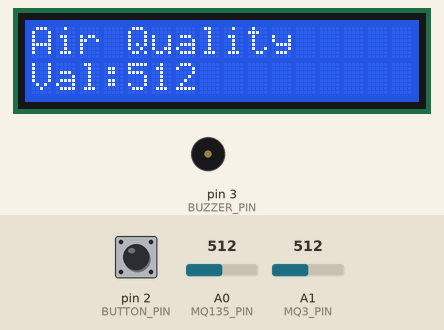
A sketch run on a simulated Arduino Uno, built with avr-gcc and run on an emulated ATmega328P. Shown: 16×2 character LCD, buzzer (waves = sounding, pin HIGH). The test bench sets the inputs (shaded band); at power-on: A0 (MQ135_PIN) = 512, pin 2 (BUTTON_PIN) HIGH, A1 (MQ3_PIN) = 512.

Above: at 3.2 s.
3.3 s: A0 (MQ135_PIN) set to 591
At 4.5 s:
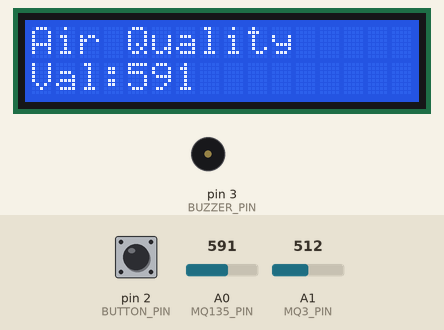
4.8 s: A0 (MQ135_PIN) set to 610
At 6.1 s:
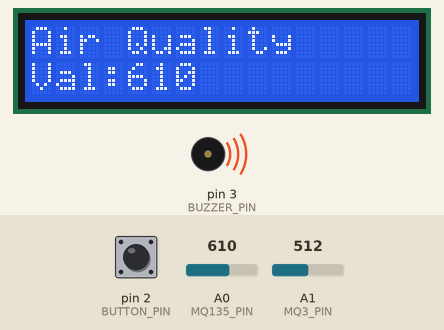
6.4 s: pin 2 (BUTTON_PIN) pulled LOW for 0.4 s
At 7.2 s:
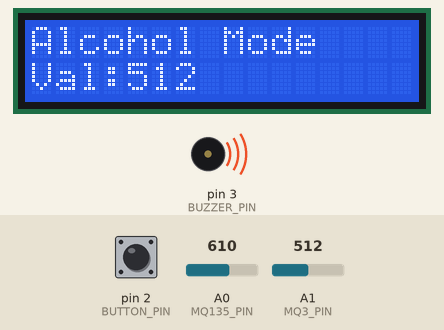
8.3 s: A1 (MQ3_PIN) set to 313
At 8.9 s:
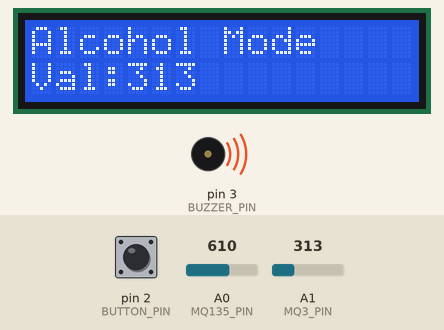
9.9 s: A1 (MQ3_PIN) set to 282
At 10.5 s:
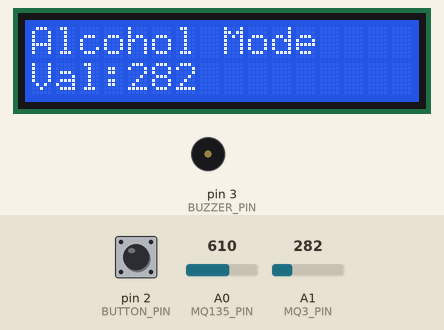
11.5 s: A1 (MQ3_PIN) set to 306
At 12.2 s:
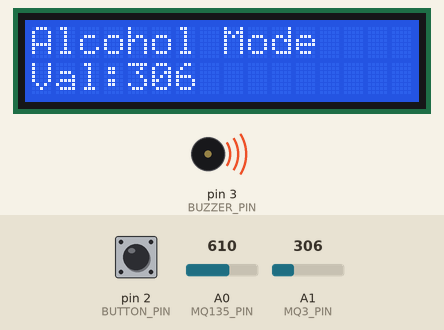
Timing chart, 0 to 14.1 s (numbered marks = the images above; inputs shaded):
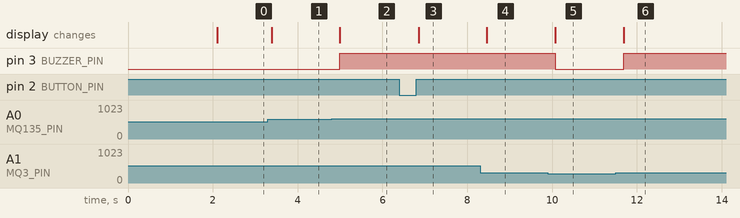

Measured:
- the behaviour switches between 600 and 601 on A0 (MQ135_PIN) (found by bisection; images 1 and 2)
- the behaviour switches between 301 and 300 on A1 (MQ3_PIN) (found by bisection; images 4 and 5)
- after the input at 3.3 s, the display: changes after 0.09 s (image 1)
- after the input at 4.8 s, pin 3 (BUZZER_PIN): LOW → HIGH after 0.19 s; the display: changes after 0.19 s (image 2)
- after the input at 6.4 s, the display: changes after 0.45 s (image 3)
- after the input at 8.3 s, the display: changes after 0.16 s (image 4)
- after the input at 9.9 s, pin 3 (BUZZER_PIN): HIGH → LOW after 0.18 s; the display: changes after 0.18 s (image 5)
- after the input at 11.5 s, pin 3 (BUZZER_PIN): LOW → HIGH after 0.19 s; the display: changes after 0.19 s (image 6)

The sketch:

MQ135_MQ3_Monitoring_Dashboard.ino
```cpp
#include <Wire.h>
#include <LiquidCrystal_I2C.h>

LiquidCrystal_I2C lcd(0x27, 16, 2);

#define MQ135_PIN A0
#define MQ3_PIN   A1

#define BUTTON_PIN 2
#define BUZZER_PIN 3

bool airMode = true;
bool lastButtonState = HIGH;

void setup() {
  lcd.init();
  lcd.backlight();

  pinMode(BUTTON_PIN, INPUT_PULLUP);
  pinMode(BUZZER_PIN, OUTPUT);

  lcd.setCursor(0, 0);
  lcd.print("Dual Monitor");
  delay(2000);
  lcd.clear();
}

void loop() {

  bool currentButtonState = digitalRead(BUTTON_PIN);

  if (currentButtonState == LOW && lastButtonState == HIGH) {
    airMode = !airMode;
    delay(250);
  }

  lastButtonState = currentButtonState;

  lcd.clear();

  if (airMode) {

    int airValue = analogRead(MQ135_PIN);

    lcd.setCursor(0, 0);
    lcd.print("Air Quality");

    lcd.setCursor(0, 1);
    lcd.print("Val:");
    lcd.print(airValue);

    if (airValue > 600) {
      digitalWrite(BUZZER_PIN, HIGH);
    } else {
      digitalWrite(BUZZER_PIN, LOW);
    }
  }
  else {

    int alcoholValue = analogRead(MQ3_PIN);

    lcd.setCursor(0, 0);
    lcd.print("Alcohol Mode");

    lcd.setCursor(0, 1);
    lcd.print("Val:");
    lcd.print(alcoholValue);

    if (alcoholValue > 300) {
      digitalWrite(BUZZER_PIN, HIGH);
    } else {
      digitalWrite(BUZZER_PIN, LOW);
    }
  }

  delay(300);
}
```
